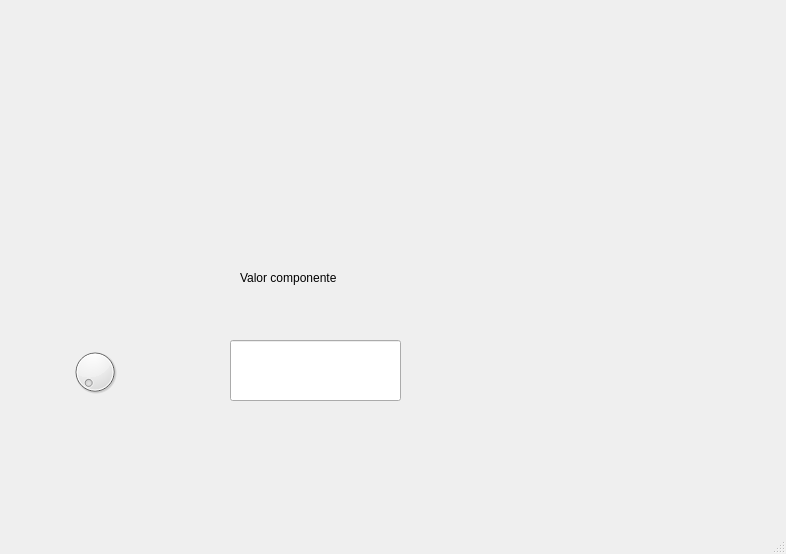
<?xml version="1.0" encoding="UTF-8"?>
<ui version="4.0">
 <class>MainWindow</class>
 <widget class="QMainWindow" name="MainWindow">
  <property name="geometry">
   <rect>
    <x>0</x>
    <y>0</y>
    <width>786</width>
    <height>554</height>
   </rect>
  </property>
  <property name="windowTitle">
   <string>MainWindow</string>
  </property>
  <widget class="QWidget" name="centralwidget">
   <widget class="QLabel" name="label">
    <property name="geometry">
     <rect>
      <x>20</x>
      <y>10</y>
      <width>101</width>
      <height>151</height>
     </rect>
    </property>
    <property name="styleSheet">
     <string notr="true"/>
    </property>
    <property name="text">
     <string/>
    </property>
    <property name="pixmap">
     <pixmap resource="../Archivos/Recursos.qrc">:/logos/logo facultad de ingenieria uat.png</pixmap>
    </property>
    <property name="scaledContents">
     <bool>true</bool>
    </property>
   </widget>
   <widget class="QLineEdit" name="lineEdit">
    <property name="geometry">
     <rect>
      <x>230</x>
      <y>340</y>
      <width>171</width>
      <height>61</height>
     </rect>
    </property>
   </widget>
   <widget class="QLabel" name="label_2">
    <property name="geometry">
     <rect>
      <x>240</x>
      <y>270</y>
      <width>101</width>
      <height>16</height>
     </rect>
    </property>
    <property name="text">
     <string>Valor componente</string>
    </property>
   </widget>
   <widget class="QDial" name="dial">
    <property name="geometry">
     <rect>
      <x>70</x>
      <y>340</y>
      <width>50</width>
      <height>64</height>
     </rect>
    </property>
   </widget>
   <widget class="QLabel" name="label_3">
    <property name="geometry">
     <rect>
      <x>500</x>
      <y>340</y>
      <width>101</width>
      <height>151</height>
     </rect>
    </property>
    <property name="styleSheet">
     <string notr="true"/>
    </property>
    <property name="text">
     <string/>
    </property>
    <property name="pixmap">
     <pixmap resource="../Archivos/Recursos.qrc">:/logos/logo equipo 3.jpg</pixmap>
    </property>
    <property name="scaledContents">
     <bool>true</bool>
    </property>
   </widget>
   <widget class="QLabel" name="label_4">
    <property name="geometry">
     <rect>
      <x>500</x>
      <y>10</y>
      <width>101</width>
      <height>151</height>
     </rect>
    </property>
    <property name="styleSheet">
     <string notr="true"/>
    </property>
    <property name="text">
     <string/>
    </property>
    <property name="pixmap">
     <pixmap resource="../Archivos/Recursos.qrc">:/logos/Logo UAT.png</pixmap>
    </property>
    <property name="scaledContents">
     <bool>true</bool>
    </property>
   </widget>
  </widget>
  <widget class="QMenuBar" name="menubar">
   <property name="geometry">
    <rect>
     <x>0</x>
     <y>0</y>
     <width>786</width>
     <height>21</height>
    </rect>
   </property>
  </widget>
  <widget class="QStatusBar" name="statusbar"/>
 </widget>
 <resources>
  <include location="../Archivos/Recursos.qrc"/>
 </resources>
 <connections/>
</ui>
